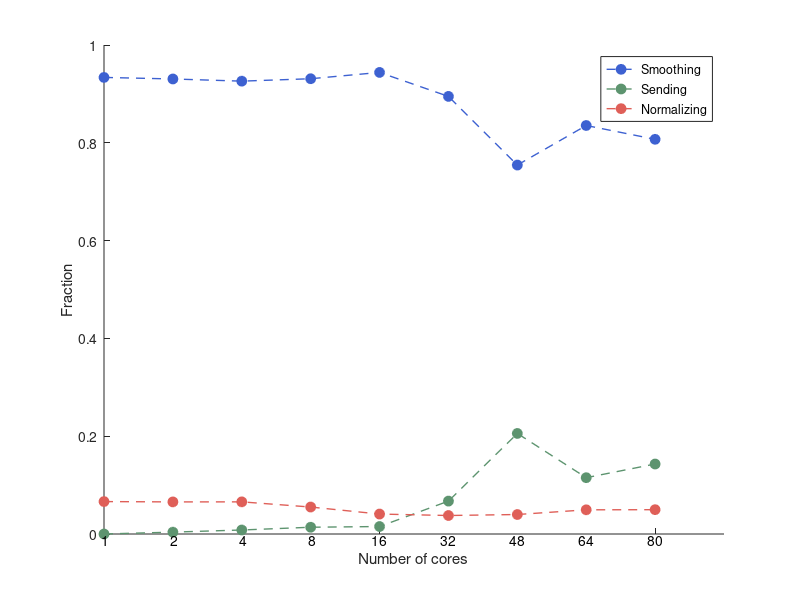

Recreate this plot in MATLAB.
clc; clear all; close all; 

% 20 x 20 blocks
% upscaling factor: 100


T_total = [
32.730000
16.700000
8.807000
6.321000
3.049000
1.351000
0.843200
0.517000
0.412800
];

T_jacobi = [
30.560000
15.540000
8.156000
5.885000
2.878000
1.209000
0.636200
0.431900
0.333200
];

T_send = [
0.000000
0.064040
0.072160
0.087420
0.046630
0.090910
0.173400
0.059530
0.059070

];

T_norm = T_total - T_jacobi - T_send;



T_j_frac = T_jacobi./T_total

T_s_frac = T_send./T_total

T_n_frac = T_norm./T_total;


x = [1 2 4 8 16 32 48 64 80];


my_green_1 = [93 148 111] ./ 255;
my_green_2 = [87 160 37] ./ 255;

my_blue_1 = [61 97 209] ./ 255;
my_blue_2 = [89 89 224] ./ 255;

my_red_1 = [223 95 88] ./ 255;
my_red_2 = [193 8 23] ./ 255;



%FigHandle = figure('Position', [1200, 200, 500, 500]);
FigHandle = figure('Position', [1200, 200, 13*29, 11.5*29]);


xt = [0 1 2 3 4 5 6 7 8  ];
hold on; 
plot(xt, T_j_frac,'--o','Color',my_blue_1, 'LineWidth', 1, ...
   'MarkerSize', 7, 'MarkerEdgeColor', my_blue_1, 'MarkerFaceColor', my_blue_1); 
plot(xt,T_s_frac,'--o','Color',my_green_1, 'LineWidth', 1, ...
   'MarkerSize', 7, 'MarkerEdgeColor', my_green_1, 'MarkerFaceColor', my_green_1); 
plot(xt,T_n_frac,'--o','Color',my_red_1, 'LineWidth', 1, ...
   'MarkerSize', 7, 'MarkerEdgeColor', my_red_1, 'MarkerFaceColor', my_red_1); 

set(gca, 'XTickLabel',[])                    

yl = get(gca, 'YLim');
str = cellstr( num2str(x(:)) );      %# format x-ticks as 2^{xx}
hTxt = text(xt, yl(ones(size(xt))), str, ...   %# create text at same locations
    'Interpreter','tex', ...                   %# specify tex interpreter
    'VerticalAlignment','top', ...             %# v-align to be underneath
    'HorizontalAlignment','center' ); 




LEG1 = legend('Smoothing','Sending', 'Normalizing');
xlabel('Number of cores');
ylabel('Fraction');
axis([0,9,0,1]);
set(gca,'xtick',x);
set(gca,'ytick',[0:0.2:1]);
set(LEG1);


%{
set(gcf,'Units','inches');
screenposition = get(gcf,'Position');
set(gcf,...
    'PaperPosition',[0 0 screenposition(3:4)],...
    'PaperSize',[screenposition(3:4)]);
print -dpdf -painters epsFig
%}


